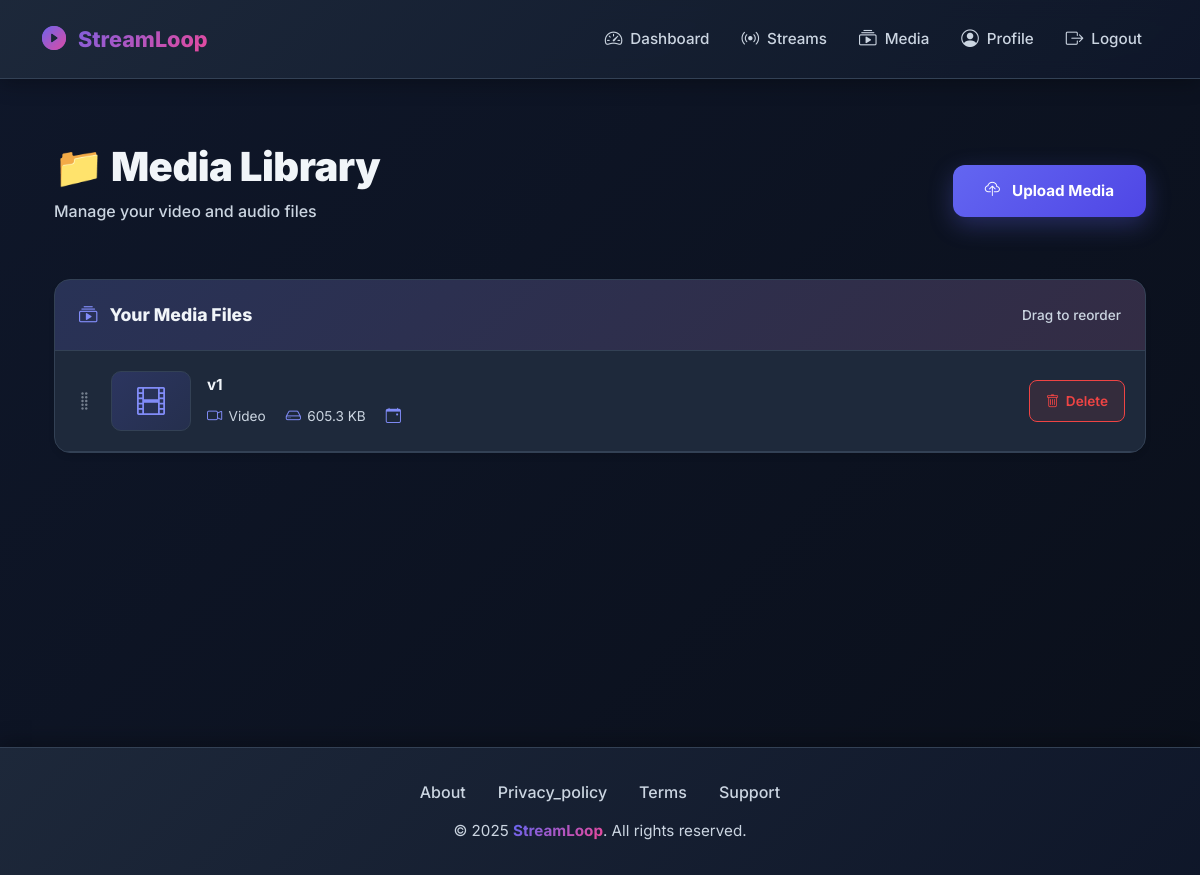
Before: /streaming/media/ (signed in) with the older database file.
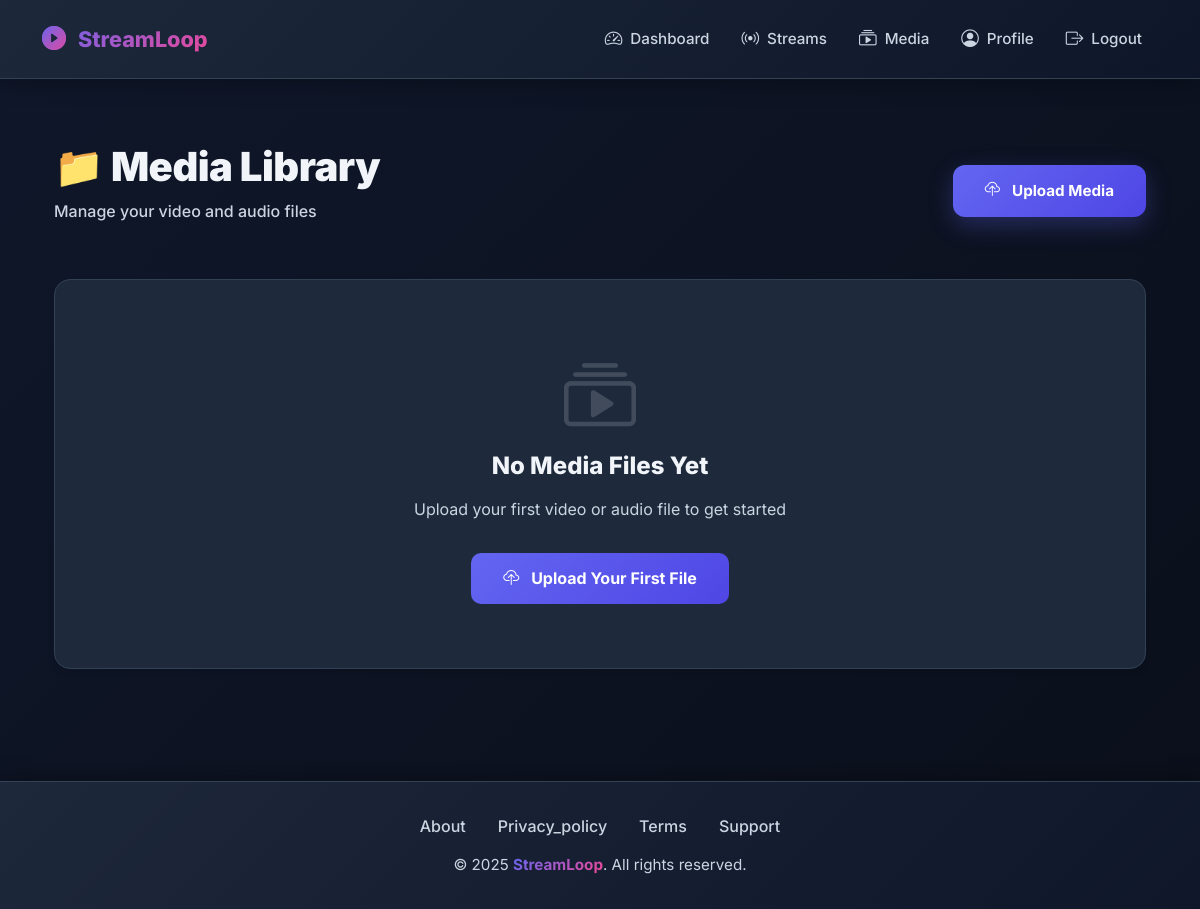
After: the same page with the newer database file.
### apps/streaming/models.py (models this page shows, shortened)
class MediaFile(models.Model):
    MEDIA_TYPES = [
        ('video', 'Video'),
        ('audio', 'Audio'),
    ]
    user = models.ForeignKey(User, on_delete=models.CASCADE, related_name='media_files')
    title = models.CharField(max_length=255)
    file = models.FileField(upload_to='uploads/media/')
    thumbnail = models.ImageField(upload_to='uploads/thumbnails/', blank=True, null=True)
    media_type = models.CharField(max_length=10, choices=MEDIA_TYPES)
    sequence = models.PositiveIntegerField(default=0)
    duration = models.FloatField(default=0.0)  # in seconds
    file_size = models.BigIntegerField(default=0)  # in bytes
    created_at = models.DateTimeField(auto_now_add=True)
    class Meta:
        verbose_name = 'Media File'
        verbose_name_plural = 'Media Files'
        ordering = ['sequence', 'created_at']

### apps/streaming/views.py (the view)
# urls.py: path('media/', views.media_list_view, name='media_list'),
@login_required
def media_list_view(request):
    media_files = MediaFile.objects.filter(user=request.user)
    subscription = Subscription.objects.filter(
        user=request.user,
        is_active=True,
        status='active'
    ).first()
    current_usage = get_user_storage_usage(request.user)
    available_storage = 0
    if subscription:
        available_storage = subscription.storage_limit - current_usage
    context = {
        'media_files': media_files,
        'storage_usage': format_bytes(current_usage),
        'storage_limit': format_bytes(subscription.storage_limit) if subscription else 'N/A',
        'storage_available': format_bytes(available_storage),
    }
    return render(request, 'streaming/media_list.html', context)

### apps/streaming/views.py (called while the page is built)
def get_user_storage_usage(user):
    total_size = 0
    media_files = MediaFile.objects.filter(user=user)
    for media in media_files:
        if media.file:
            try:
                total_size += media.file.size
            except:
                pass
    return total_size

def format_bytes(bytes_size):
    for unit in ['B', 'KB', 'MB', 'GB']:
        if bytes_size < 1024:
            return f"{bytes_size:.2f} {unit}"
        bytes_size /= 1024
    return f"{bytes_size:.2f} TB"

### templates/streaming/media_list.html (shortened to what this page needs)
{% extends 'base.html' %}
{% block content %}
<div class="media-library-container fade-in">
  <div class="container">
    <div class="media-library-header">
      <div class="media-library-title">
        <h1>📁 Media Library</h1>
        <p class="media-library-subtitle">Manage your video and audio files</p>
      </div>
      <a href="{% url 'media_upload' %}" class="btn-upload-media">
        <i class="bi bi-cloud-upload"></i> Upload Media
      </a>
    </div>
    {% if media_files %}
      <div class="media-card">
        <div class="media-card-header">
          <h5>
            <i class="bi bi-collection-play"></i> Your Media Files
          </h5>
          <div class="media-reorder-hint">
             Drag to reorder
          </div>
        </div>
        <ul id="media-list" class="media-list">
          {% for media in media_files %}
            <li class="media-item" data-id="{{ media.id }}">
              <div class="media-drag-handle">
                <i class="bi bi-grip-vertical"></i>
              </div>
              <div class="media-content-wrapper">
                {% if media.thumbnail %}
                  <img src="{{ media.thumbnail.url }}" alt="{{ media.title }}" class="media-thumbnail">
                {% else %}
                  <div class="media-placeholder {% if media.media_type == 'video' %}video{% else %}audio{% endif %}">
                    {% if media.media_type == 'video' %}
                      <i class="bi bi-film"></i>
                    {% else %}
                      <i class="bi bi-music-note"></i>
                    {% endif %}
                  </div>
                {% endif %}
                <div class="media-info">
                  <div class="media-title">{{ media.title }}</div>
                  <div class="media-meta">
                    <div class="media-meta-item">
                      {% if media.media_type == 'video' %}
                        <i class="bi bi-camera-video"></i>
                        <span>Video</span>
                      {% else %}
                        <i class="bi bi-music-note-beamed"></i>
                        <span>Audio</span>
                      {% endif %}
                    </div>
                    <div class="media-meta-item">
                      <i class="bi bi-hdd"></i>
                      <span>{{ media.file_size|filesizeformat }}</span>
                    </div>
                    <div class="media-meta-item">
                      <i class="bi bi-calendar-event"></i>
                    </div>
                  </div>
                </div>
              </div>
              <div class="media-actions">
                <form method="post" action="{% url 'media_delete' media.id %}" class="d-inline" onsubmit="return confirm('Are you sure you want to delete this file?');">
                  <button type="submit" class="btn-media-delete">
                    <i class="bi bi-trash"></i> Delete
                  </button>
                </form>
              </div>
            </li>
          {% endfor %}
        </ul>
      </div>
    {% else %}
      <div class="empty-state-card">
        <i class="empty-state-icon bi bi-collection-play"></i>
        <h2 class="empty-state-title">No Media Files Yet</h2>
        <p class="empty-state-text">Upload your first video or audio file to get started</p>
        <a href="{% url 'media_upload' %}" class="btn-empty-state">
          <i class="bi bi-cloud-upload"></i> Upload Your First File
        </a>
      </div>
    {% endif %}
  </div>
</div>
{% endblock %}

Changed rows visible on the page:
removed MediaFile: title "v1", media_type "video" (drawn), file_size|filesizeformat "605.3 KB"
Other visible differences:
text no longer shown: "Your Media Files Drag to reorder"
text now shown: "No Media Files Yet Upload your first video or audio file to get started Upload Your First File"
